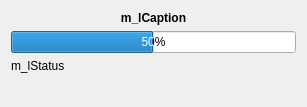
<?xml version="1.0" encoding="UTF-8"?>
<ui version="4.0">
 <class>DProgress</class>
 <widget class="QDialog" name="DProgress">
  <property name="windowModality">
   <enum>Qt::ApplicationModal</enum>
  </property>
  <property name="geometry">
   <rect>
    <x>0</x>
    <y>0</y>
    <width>307</width>
    <height>107</height>
   </rect>
  </property>
  <property name="sizePolicy">
   <sizepolicy hsizetype="Fixed" vsizetype="Fixed">
    <horstretch>0</horstretch>
    <verstretch>0</verstretch>
   </sizepolicy>
  </property>
  <property name="windowTitle">
   <string>Progress</string>
  </property>
  <property name="modal">
   <bool>true</bool>
  </property>
  <layout class="QVBoxLayout" name="verticalLayout">
   <item>
    <widget class="QLabel" name="m_lCaption">
     <property name="sizePolicy">
      <sizepolicy hsizetype="Preferred" vsizetype="Fixed">
       <horstretch>0</horstretch>
       <verstretch>0</verstretch>
      </sizepolicy>
     </property>
     <property name="font">
      <font>
       <weight>75</weight>
       <bold>true</bold>
      </font>
     </property>
     <property name="text">
      <string>m_lCaption</string>
     </property>
     <property name="textFormat">
      <enum>Qt::PlainText</enum>
     </property>
     <property name="alignment">
      <set>Qt::AlignCenter</set>
     </property>
    </widget>
   </item>
   <item>
    <widget class="QProgressBar" name="m_pBar">
     <property name="value">
      <number>50</number>
     </property>
    </widget>
   </item>
   <item>
    <widget class="QLabel" name="label">
     <property name="text">
      <string>m_lStatus</string>
     </property>
     <property name="textFormat">
      <enum>Qt::PlainText</enum>
     </property>
     <property name="alignment">
      <set>Qt::AlignLeading|Qt::AlignLeft|Qt::AlignTop</set>
     </property>
     <property name="wordWrap">
      <bool>true</bool>
     </property>
    </widget>
   </item>
  </layout>
 </widget>
 <resources/>
 <connections/>
</ui>
